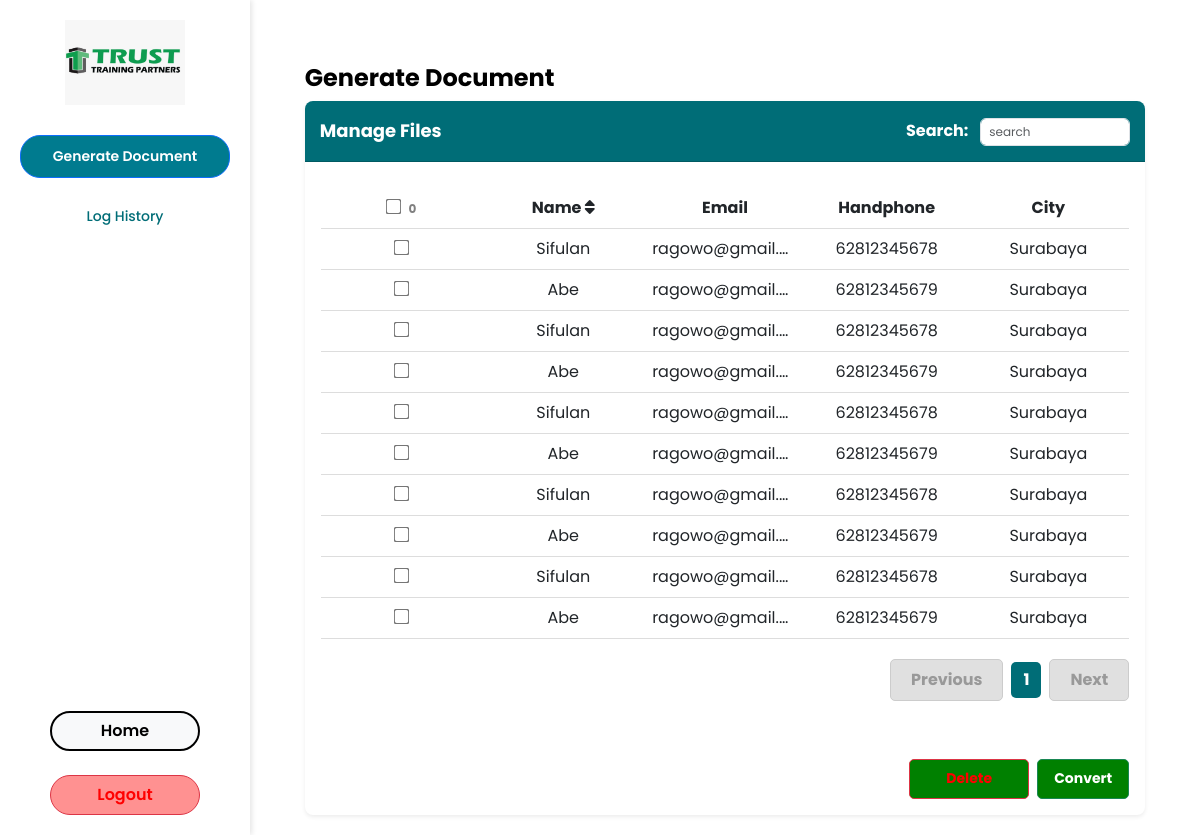
/generate_document/ (signed in), run on an earlier commit of the app's database.
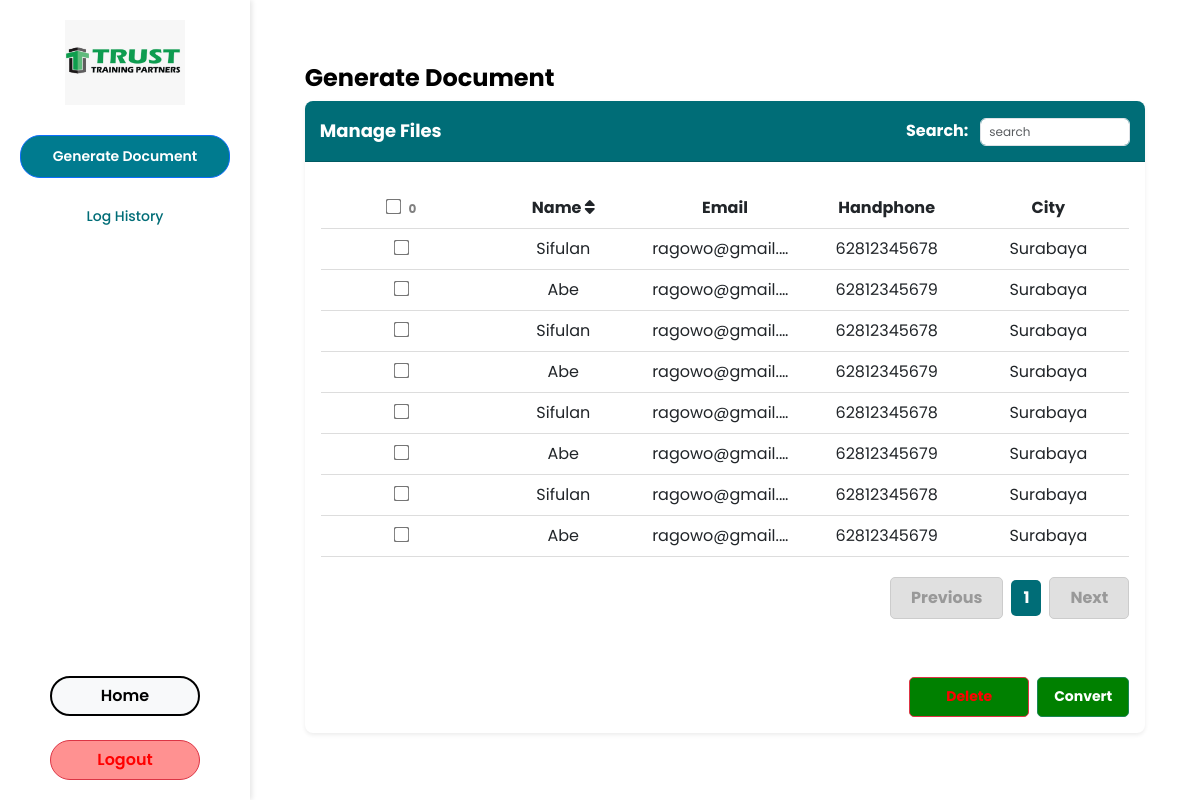
And on a later commit of the database.
### automation/models.py (models this page shows, shortened)
class Peserta(models.Model):
    uploaded_file = models.ForeignKey(UploadedFile, on_delete=models.CASCADE, null=True, blank=True)
    nama = models.CharField(max_length=100)
    tempat_lahir = models.CharField(max_length=100, blank=True, null=True)
    tanggal_lahir = models.DateField(blank=True, null=True)
    jenis_kelamin = models.CharField(max_length=10, blank=True, null=True)
    alamat = models.TextField(blank=True, null=True)
    nomor_hp = models.CharField(max_length=15)
    email = models.EmailField(max_length=255, blank=True, null=True)
    pendidikan_terakhir = models.CharField(max_length=100, blank=True, null=True)
    nama_lembaga = models.CharField(max_length=255, blank=True, null=True)
    jabatan = models.CharField(max_length=100, blank=True, null=True)
    alamat_kantor = models.TextField(blank=True, null=True)
    telp_kantor = models.CharField(max_length=15, blank=True, null=True)
    kota = models.CharField(max_length=100, blank=True, null=True)
    created_at = models.DateTimeField(auto_now_add=True)

### automation/views.py (the view)
# urls.py: path("generate_document/", automation.generate_document, name="generate_document"),
@login_required(login_url="login")
def generate_document(request):
    peserta_list = Peserta.objects.all()
    logger.info(f"Mengambil {peserta_list.count()} data peserta untuk generate_document")
    return render(request, 'generate_document.html', {'files': peserta_list})

### automation/templates/generate_document.html (shortened to what this page needs)
{% extends 'base2.html' %}
{% load static %}
{% block extra_css %}
<link rel="stylesheet" href="{% static 'style/generate_document.css' %}">
{% endblock %}
{% block content %}
<div class="container mt-4">
    <h2 class="fw-bold">Generate Document</h2>
    <div class="card shadow-sm">
        <div class="card-header bg-teal text-white d-flex justify-content-between align-items-center">
            <span class="fw-bold" style="font-size: 18px;">Manage Files</span>
            <div>
                <label for="search" class="me-2" style="font-size: 16px;">Search:</label>
                <input type="text" id="search" class="form-control d-inline-block"
                    style="width: 150px; font-size: 12px; padding: 4px 8px; height: auto;"
                    placeholder="search"
                    oninput="searchData()">
            </div>
        </div>
        <div class="card-body">
            <table class="table table-hover">
                <thead class="border-bottom">
                    <tr class="text-center">
                        <th>
                            <input type="checkbox" id="select-all">
                            <span id="selected-count" style="font-size: 12px; margin-left: 5px; color: gray;">0</span>
                        </th>
                        <th onclick="sortTable(1, this)" data-sort="asc">
                            Name <i class="fas fa-sort"></i>
                        </th>
                        <th>Email</th>
                        <th>Handphone</th>
                        <th>City</th>
                    </tr>
                </thead>
                <tbody id="table-body">
                    {% for peserta in files %}
                    <tr class="text-center">
                        <td><input type="checkbox" class="row-checkbox" value="{{ peserta.id }}"></td>
                        <td class="name-cell">{{ peserta.nama }}</td>
                        <td>{{ peserta.email|default:"-" }}</td>
                        <td>{{ peserta.nomor_hp }}</td>
                        <td>{{ peserta.kota|default:"-" }}</td>
                    </tr>
                    {% empty %}
                    <tr class="text-center">
                        <td colspan="5">Tidak ada data tersedia</td>
                    </tr>
                    {% endfor %}
                </tbody>
            </table>
            <div class="pagination-container mb-4">
                <button class="btn-pagination prev-btn" disabled>Previous</button>
                <span class="pagination-number">1</span>
                <button class="btn-pagination next-btn">Next</button>
            </div>
            <div class="d-flex justify-content-end mt-5">
                <button id="deletePeserta" class="btn btn-danger submit-btn me-2">Delete</button>
                <button id="convertDocument" class="btn btn-success submit-btn">Convert</button>
            </div>
        </div>
    </div>
</div>
{% endblock %}

What changed in the data, as far as the page shows it:
removed Peserta: nama "Sifulan", email "ragowo@gmail.c…", nomor_hp "62812345678", kota "Surabaya"
removed Peserta: nama "Abe", email "ragowo@gmail.c…", nomor_hp "62812345679", kota "Surabaya"
